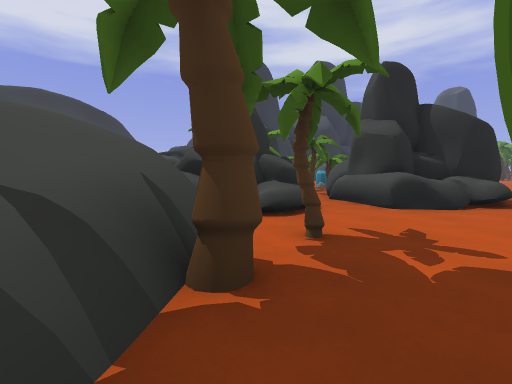
View 1 (above)

16 first-person views from a walk through a level from a Godot 3-D game. The camera is 1.2 m above the floor, tilts 4° down and sees 85° across. The floor is counted in squares, 2 m on a side. Each view is taken from the middle of a square. On the plan, view 1 faces up. The plan holds only what a view shows up to about 9 squares ahead; the rest is blank. The place goes on beyond the plan.

View 2
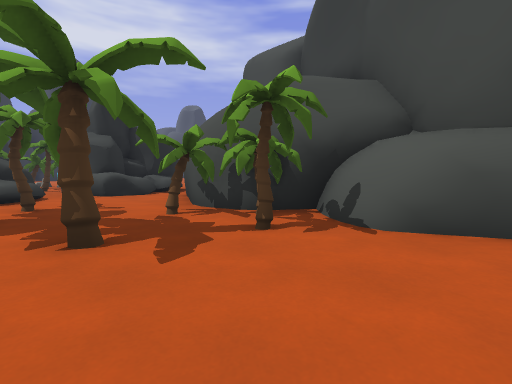

View 3
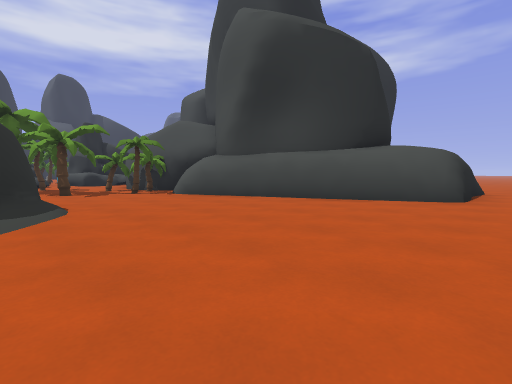

View 4
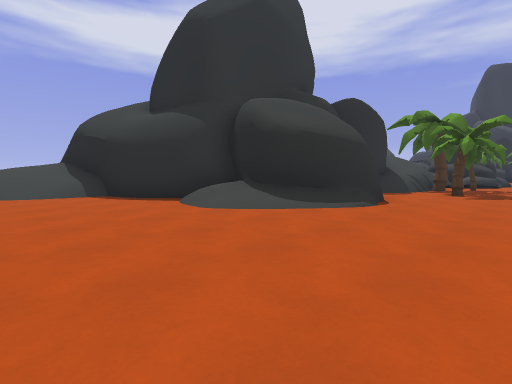

View 5
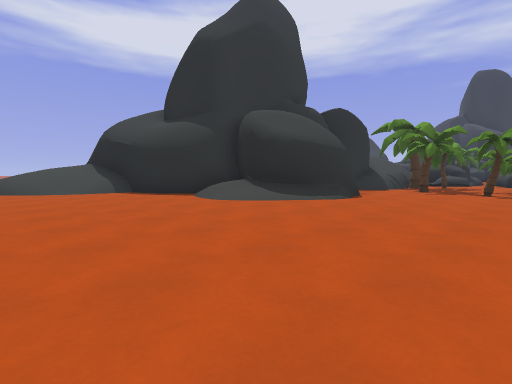

View 6
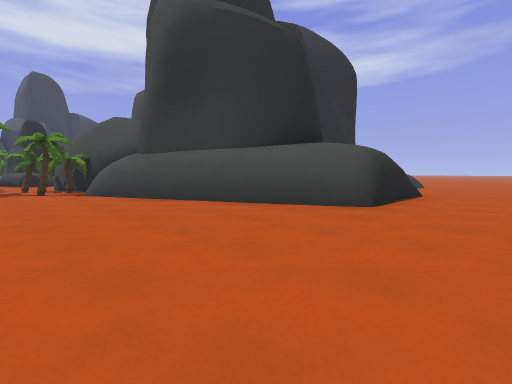

View 7
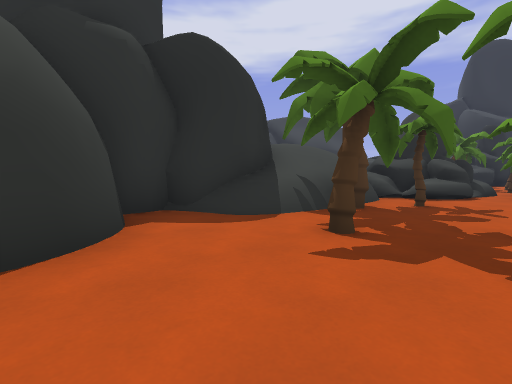

View 8
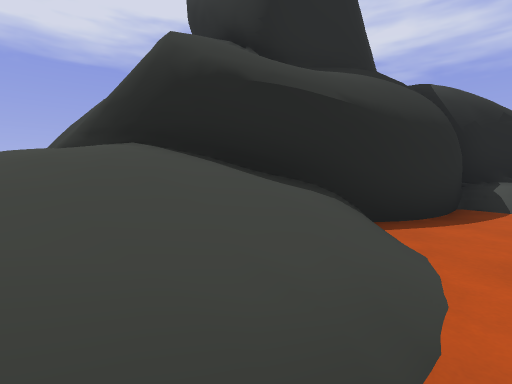

View 9
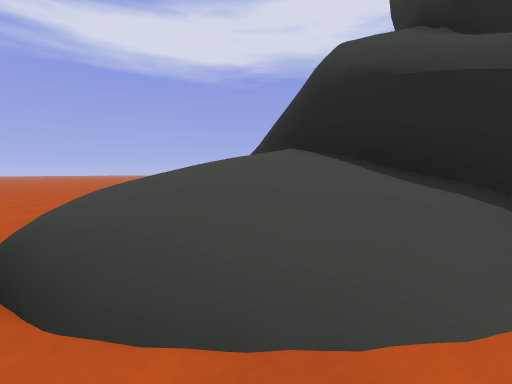

View 10
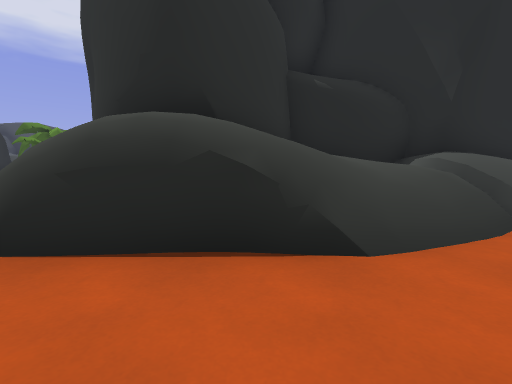

View 11
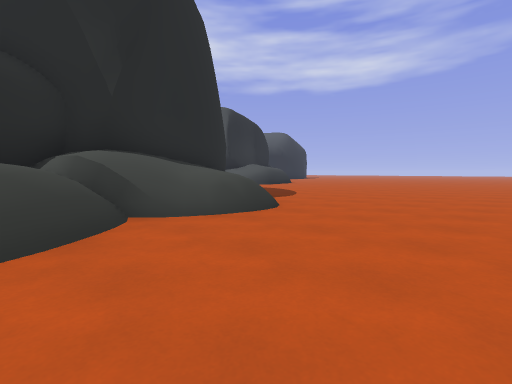

View 12
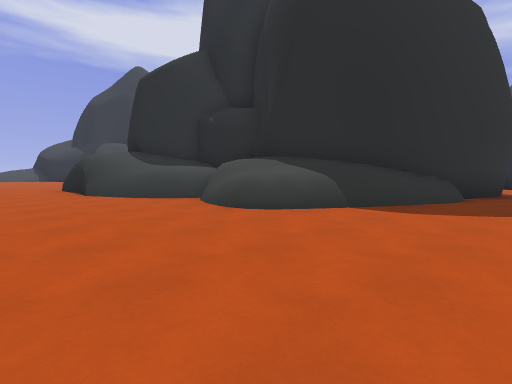

View 13
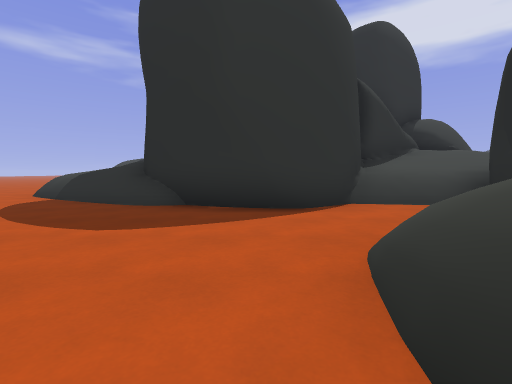

View 14
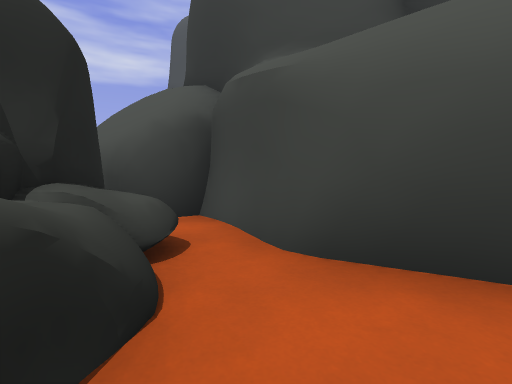

View 15
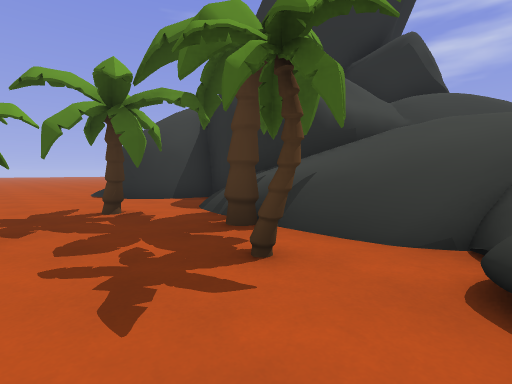

View 16
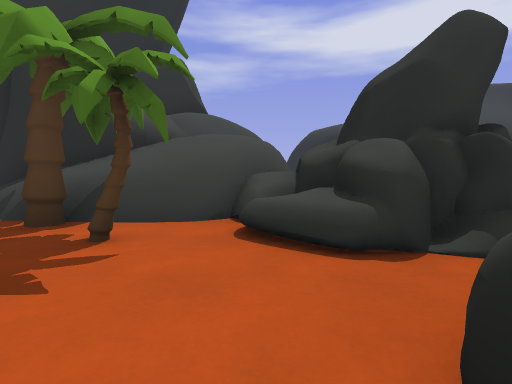

### Floor plan
Key: @ floor where view 1 was taken; # wall or solid block; . main floor; : floor 1.25 m higher than the main floor; + floor 1.5 m higher than the main floor; * floor 2.25 m higher than the main floor; / step, stairs or slope; = window, fence, low wall or low ledge; ^ raised ledge; T tree; R rock; O other object.
Columns run from 10 left of view 1 to 21 right of it. Each row starts with its distance up from view 1.
 10             O
  9             T
  8            .T
  7           RR#
  6          RRR#  ##
  5        # RRR#^^##
  4      # ##RR....##        ^
  3      # =*=T...#          ^##
  2        ##TT..#           ^.
  1         #T..T#           #../
  0         #/@TTT#           #..==
 -1         #...T##           #.....
 -2         ##...##           #....
 -3   #      #/...#          ##...
 -4  ###  ####/...#        .##...
 -5 ===#  #///.....#    ##.+:=...
 -6 /#.####//......#   .+#=:=.....
 -7 /##//..........## .+=/.=.......
 -8  ////...........###=............
 -9 =///............................
-10 .//...........................

Where each view was taken, in squares from view 1:
view 1: 0 up, 0 right, facing up
view 2: 3 down, 0 right, facing up-right
view 3: 9 down, 1 left, facing up-right
view 4: 9 down, 2 right, facing up-left
view 5: 10 down, 3 right, facing up-left
view 6: 10 down, 1 right, facing up-right
view 7: 3 down, 2 right, facing up-left
view 8: 10 down, 7 left, facing up
view 9: 10 down, 6 left, facing up-left
view 10: 10 down, 8 right, facing up
view 11: 10 down, 10 right, facing up-right
view 12: 10 down, 17 right, facing up-left
view 13: 1 down, 21 right, facing left
view 14: 4 up, 2 right, facing right
view 15: 4 up, 2 right, facing down-left
view 16: 4 up, 3 right, facing left
